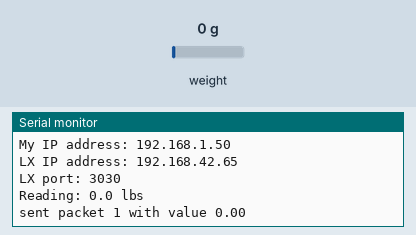
Recording of a sketch running on a simulated ESP32. Parts: the last lines printed to the serial monitor. The test bench sets the inputs (shaded band); at power-on: weight on the scale 0 g. WiFi joins after 1.5 s; servers stay silent unless stated.

Above: at 5.7 s.
5.8 s: weight on the scale set to 100 g
At 6.86 s:
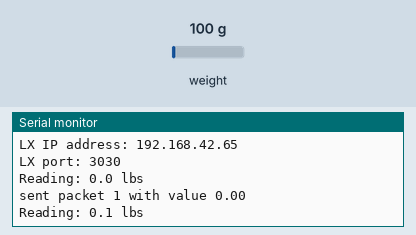
7.3 s: weight on the scale set to 1250 g
At 10.5 s:
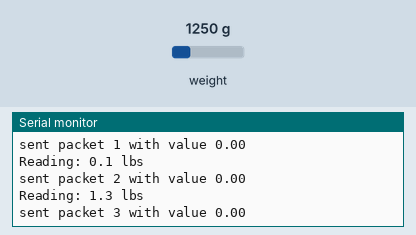
Timing chart, 0 to 12.0 s (numbered marks = the images above; inputs shaded):
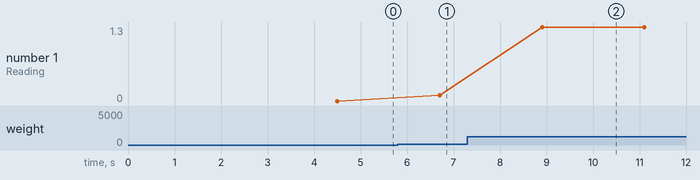

Measured:
- after the input at 5.8 s, the serial monitor: prints a new line after 0.90 s (image 1)
- after the input at 7.3 s, the serial monitor: prints a new line after 1.6 s (image 2)
- plotted number 1: 0 → 0.1 after the input at 5.8 s, 0.1 → 1.3 after the input at 7.3 s

The sketch:

Test-LoadCell-OSC.ino
```cpp
/*

 Teensy + Feather adapter pinout:
  5 -> CLK
  6 -> DOUT
  3V -> VCC
  AREF -> VDD
  GND -> GND

 The HX711 board can be powered from 2.7V to 5V

*/

#include "HX711.h"
#include <SPI.h>
#include <Ethernet2.h>
#include <EthernetUdp2.h>
#include <OSCMessage.h>

// ------------------ Configuration for the load cells ------------------

#define calibration_factor 10500.0  // Make sure to let it start up with base weight already hanging
#define CHECK_INTERVAL 2000         // Delay in ms between sensor checks
#define STAY_OPEN 5000              // Keep the entrance open for 5 seconds after receiving a reading
#define TRIGGER WEIGHT 50           // Min of 50 lbs to trigger the entrance to open

#define DOUT  6
#define CLK  5

HX711 scale(DOUT, CLK);
int stayOpenCounter = 0;            // Keep the entrance open until we hit the "stay open" time

// ------------------ Configuration for network messaging ------------------

byte mac[] = { 0xDE, 0xAD, 0xBE, 0xEF, 0xFE, 0xED };

#define OSC_PATH "/lx/master/effect/2/wind"

int packetNum = 0;      // packet number for testing only
float paramValue = 0;

IPAddress lxServer(192,168,42,65);
//IPAddress lxServer(10,1,1,10);  // for testing on a switch
int lxPort = 3030;

// Set the static IP address to use if the DHCP fails to assign
IPAddress ip(192, 168, 42, 200);
//IPAddress ip(10, 1, 1, 20);    // for testing on a switch

// Initialize the Ethernet client library
// with the IP address and port of the server
// that you want to connect to (port 80 is default for HTTP):
EthernetClient client;

// An EthernetUDP instance to let us send and receive packets over UDP
EthernetUDP Udp;

//#define WIZ_RESET 9

#if defined(ESP8266)
  // default for ESPressif
  #define WIZ_CS 15
#elif defined(ESP32)
  #define WIZ_CS 33
#elif defined(ARDUINO_STM32_FEATHER)
  // default for WICED
  #define WIZ_CS PB4
#elif defined(TEENSYDUINO)
  #define WIZ_CS 10
#elif defined(ARDUINO_FEATHER52)
  #define WIZ_CS 11
#else   // default for 328p, 32u4 and m0
  #define WIZ_CS 10
#endif

// SETUP STARTS HERE

void setup() {
  // ------------------ Setup for load cell ------------------

  Serial.begin(9600);
  Serial.println("Starting up our load cell");

  scale.set_scale(calibration_factor); // This value is obtained by using the SparkFun_HX711_Calibration sketch
  scale.tare();	// Assuming there is no weight on the scale at start up, reset the scale to 0

  Serial.println("Readings:");

  // ------------------ Setup for networking ------------------

#if defined(WIZ_RESET)
  pinMode(WIZ_RESET, OUTPUT);
  digitalWrite(WIZ_RESET, HIGH);
  delay(100);
  digitalWrite(WIZ_RESET, LOW);
  delay(100);
  digitalWrite(WIZ_RESET, HIGH);
#endif

#if !defined(ESP8266)
  while (!Serial); // wait for serial port to connect.
#endif

  // Open serial communications and wait for port to open:
  Serial.begin(115200);
  delay(1000);
  Serial.println("\nHello! I am the Ethernet FeatherWing");

  Ethernet.init(WIZ_CS);

  // give the ethernet module time to boot up:
  delay(1000);

  // start the Ethernet connection:
  if (Ethernet.begin(mac) == 0) {
    Serial.println("Failed to configure Ethernet using DHCP");
    // no point in carrying on, so do nothing forevermore:
    // try to congifure using IP address instead of DHCP:
    Ethernet.begin(mac, ip);
  }
  Udp.begin(8888);

  // print the Ethernet board/shield's IP address:
  Serial.print("My IP address: ");
  Serial.println(Ethernet.localIP());

  Serial.print("LX IP address: ");
  Serial.println(lxServer);
  Serial.print("LX port: ");
  Serial.println(lxPort);
}

// LOOP STARTS HERE

void loop() {
  Serial.print("Reading: ");
  Serial.print(scale.get_units(), 1); // scale.get_units() returns a float
  Serial.print(" lbs"); // You can change this to kg but you'll need to refactor the calibration_factor
  Serial.println();

//  float paramValue = map((float)random(50), 0.0, 50.0, 0.0, 1.0); // use 0-50 lbs for testing
  float paramValue = map(scale.get_units(), 0, 50, 0, 1); // map the force in lbs to the range 0-1
  oscMessage(paramValue);

  // TODO for Nathalie -- update the load cell code to open/close the entrance rather than mapping values,
  // which will be more useful for the anemometer

  if (stayOpenCounter < STAY_OPEN) {
    // keep sending an OSC message to LX to keep the entrance open
    stayOpenCounter += CHECK_INTERVAL;
  } else {
    // send an OSC message to close the entrance
    stayOpenCounter = 0;
  }

  delay(CHECK_INTERVAL);  // Check to see if anyone is on the ladder every 2 seconds
}

// FUNCTIONS START HERE

void oscMessage(float paramValue) {

    // configure the address and content of the OSC message
    OSCMessage msg(OSC_PATH);
//   paramValue = (float)random(100) / 100;    // randomly generate a number between 0 and 1
    msg.add(paramValue);

    // create and send the UDP packet
    Udp.beginPacket(lxServer, lxPort);
    msg.send(Udp);
    Udp.endPacket();

    // debugging content printed to the Serial
    packetNum++;
    Serial.print("sent packet ");
    Serial.print(packetNum);
    Serial.print(" with value ");
    Serial.println(paramValue);

    msg.empty(); //free space occupied by message
}
```
